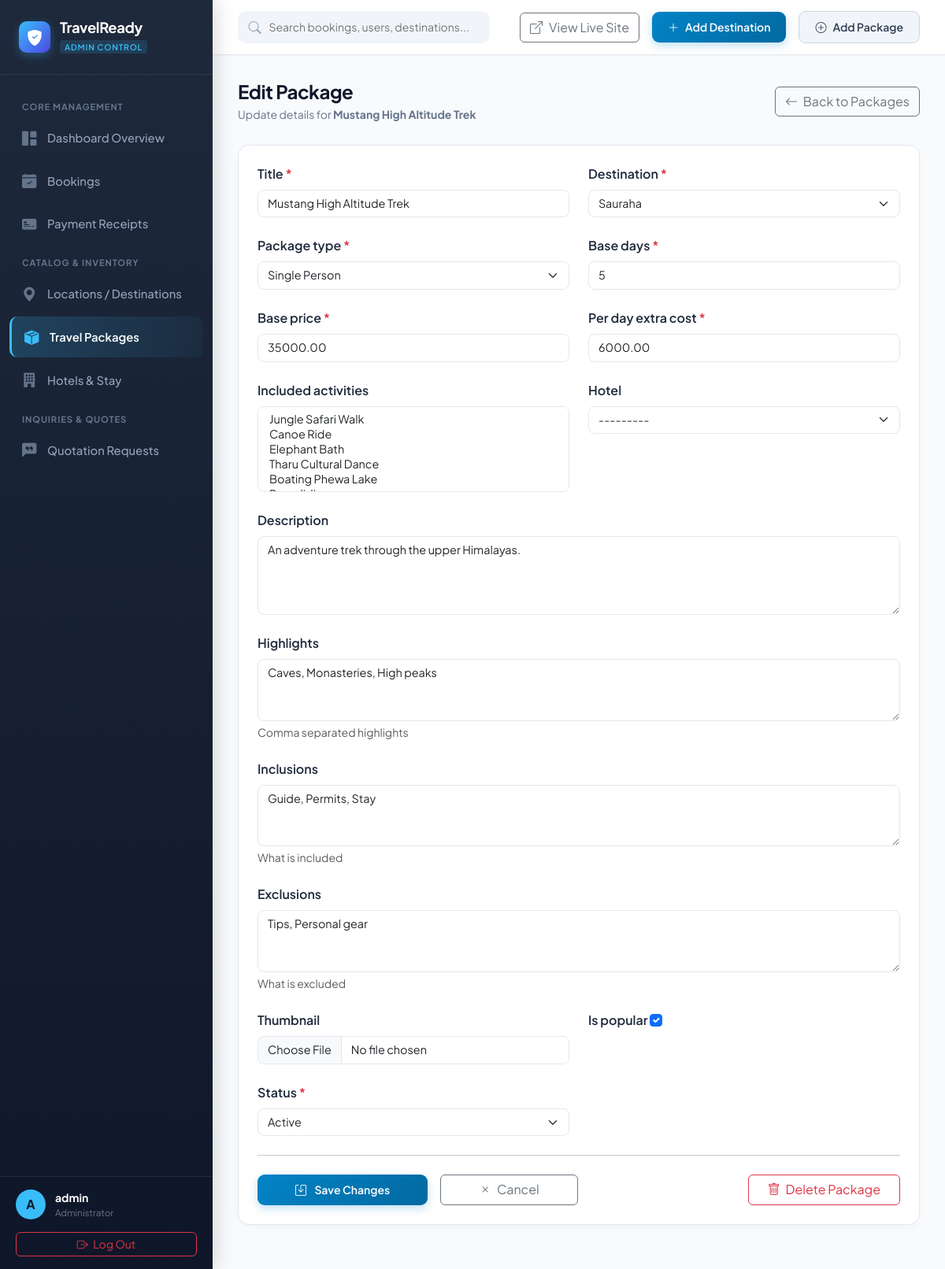
Screenshot of /dashboard/admin/packages/6/edit/ (signed in) with the database file from the repository.
### apps/packages/models.py (models this page shows, shortened)
class PredefinedPackage(models.Model):
    PACKAGE_TYPE = [
        ('SINGLE', 'Single Person'),
        ('COUPLE', 'Couple'),
        ('FAMILY', 'Family'),
    ]
    STATUS = [
        ('Active', 'Active'),
        ('Inactive', 'Inactive'),
    ]
    title = models.CharField(max_length=255)
    slug = models.SlugField(unique=True, max_length=255)
    destination = models.ForeignKey(
        'destinations.Destination',
        on_delete=models.CASCADE,
        related_name='packages'
    )
    package_type = models.CharField(
        max_length=10,
        choices=PACKAGE_TYPE,
        default='SINGLE'
    )
    base_days = models.IntegerField(default=3)
    base_price = models.DecimalField(
        max_digits=10,
        decimal_places=2,
        default=0
    )
    per_day_extra_cost = models.DecimalField(
        max_digits=10,
        decimal_places=2,
        default=0
    )
    included_activities = models.ManyToManyField(
        'destinations.Activity',
        blank=True,
        related_name='packages'
    )
    hotel = models.ForeignKey(
        'destinations.Hotel',
        on_delete=models.SET_NULL,
        blank=True,
        null=True,
        related_name='packages'
    )
    description = models.TextField(blank=True)
    highlights = models.TextField(
        blank=True,
        help_text='Comma separated highlights'
    )
    inclusions = models.TextField(
        blank=True,
        help_text='What is included'
    )
    exclusions = models.TextField(
        blank=True,
        help_text='What is excluded'
    )
    thumbnail = models.ImageField(
        upload_to='packages/',
        blank=True,
        null=True
    )
    is_popular = models.BooleanField(default=False)
    status = models.CharField(
        max_length=10,
        choices=STATUS,
        default='Active'
    )
    created_at = models.DateTimeField(auto_now_add=True)
    updated_at = models.DateTimeField(auto_now=True)
    class Meta:
        ordering = ['-created_at']

### apps/accounts/views.py (the view)
@login_required
def admin_package_edit(request, pk):
    if not (request.user.is_staff or request.user.is_superuser):
        messages.error(request, 'You do not have permission to access this page.')
        return redirect('dashboard:dashboard')
    from apps.packages.models import PredefinedPackage
    from apps.packages.forms import PackageForm
    package = get_object_or_404(PredefinedPackage, pk=pk)
    if request.method == 'POST':
        form = PackageForm(request.POST, request.FILES, instance=package)
        if form.is_valid():
            package = form.save()
            messages.success(request, f'Package "{package.title}" updated successfully!')
            return redirect('dashboard:admin_packages')
        else:
            messages.error(request, 'Failed to update package. Please check form errors.')
    else:
        form = PackageForm(instance=package)
    context = {'package': package, 'form': form}
    return render(request, 'dashboard/admin/packages/edit.html', context)

### apps/destinations/models.py (called while the page is built)
    def __str__(self):
        return self.name

    def __str__(self):
        return f"{self.name} ({self.get_category_display()})"

    def __str__(self):
        return self.title

### templates/dashboard/admin/packages/edit.html (shortened to what this page needs)
{% extends 'dashboard/base_admin.html' %}
{% load static %}
{% block content %}
<div class="page-header">
    <div>
        <h1 class="page-title">Edit Package</h1>
        <div class="page-subtitle">Update details for <strong>{{ package.title }}</strong></div>
    </div>
    <a href="{% url 'dashboard:admin_packages' %}" class="btn btn-outline-secondary">
        <i class="bi bi-arrow-left me-1"></i> Back to Packages
    </a>
</div>
<div class="admin-card">
    <div class="p-4">
        <form method="post" enctype="multipart/form-data">
            <div class="row g-4">
                {% for field in form %}
                <div class="col-md-{% if field.field.widget.attrs.rows %}12{% else %}6{% endif %}">
                    <label for="{{ field.id_for_label }}" class="form-label fw-semibold">
                        {{ field.label }}{% if field.field.required %} <span class="text-danger">*</span>{% endif %}
                    </label>
                    {{ field }}
                    {% if field.help_text %}
                        <div class="form-text">{{ field.help_text }}</div>
                    {% endif %}
                </div>
                {% endfor %}
            </div>
            <hr class="my-4">
            <div class="d-flex gap-3">
                <button type="submit" class="btn btn-admin-primary px-5">
                    <i class="bi bi-save me-2"></i> Save Changes
                </button>
                <a href="{% url 'dashboard:admin_packages' %}" class="btn btn-outline-secondary px-5">
                    <i class="bi bi-x me-1"></i> Cancel
                </a>
                <a href="{% url 'dashboard:admin_package_delete' package.pk %}" class="btn btn-outline-danger ms-auto px-4">
                    <i class="bi bi-trash me-1"></i> Delete Package
                </a>
            </div>
        </form>
    </div>
</div>
{% endblock %}

### templates/dashboard/base_admin.html (shortened to what this page needs)
<!DOCTYPE html>
<html lang="en">
<head>
    <link href="https://cdn.jsdelivr.net/npm/bootstrap@5.3.2/dist/css/bootstrap.min.css" rel="stylesheet">
    <link rel="stylesheet" href="https://cdn.jsdelivr.net/npm/bootstrap-icons@1.11.2/font/bootstrap-icons.min.css">
</head>
<body>
    <aside class="admin-sidebar" id="adminSidebar">
        <div class="sidebar-brand">
            <div class="brand-icon">
                <i class="bi bi-shield-fill-check"></i>
            </div>
            <div>
                <div class="brand-text">TravelReady</div>
                <span class="brand-badge">ADMIN CONTROL</span>
            </div>
        </div>
        <nav class="sidebar-nav">
            <div class="nav-section-title">Core Management</div>
            <a href="{% url 'dashboard:admin_dashboard' %}" class="admin-nav-item {% if request.resolver_match.url_name == 'admin_dashboard' %}active{% endif %}">
                <i class="bi bi-grid-1x2-fill"></i>
                <span>Dashboard Overview</span>
            </a>
            <a href="{% url 'dashboard:admin_bookings' %}" class="admin-nav-item {% if '/admin/bookings' in request.path %}active{% endif %}">
                <i class="bi bi-calendar-check-fill"></i>
                <span>Bookings</span>
            </a>
            <a href="{% url 'dashboard:admin_payments' %}" class="admin-nav-item {% if '/admin/payments' in request.path %}active{% endif %}">
                <i class="bi bi-credit-card-2-front-fill"></i>
                <span>Payment Receipts</span>
            </a>
            <div class="nav-section-title">Catalog & Inventory</div>
            <a href="{% url 'dashboard:admin_destinations' %}" class="admin-nav-item {% if '/admin/destinations' in request.path %}active{% endif %}">
                <i class="bi bi-geo-alt-fill"></i>
                <span>Locations / Destinations</span>
            </a>
            <a href="{% url 'dashboard:admin_packages' %}" class="admin-nav-item {% if '/admin/packages' in request.path %}active{% endif %}">
                <i class="bi bi-box-seam-fill"></i>
                <span>Travel Packages</span>
            </a>
            <a href="{% url 'dashboard:admin_hotels' %}" class="admin-nav-item {% if '/admin/hotels' in request.path %}active{% endif %}">
                <i class="bi bi-building-fill"></i>
                <span>Hotels & Stay</span>
            </a>
            <div class="nav-section-title">Inquiries & Quotes</div>
            <a href="{% url 'dashboard:admin_quotations' %}" class="admin-nav-item {% if '/admin/quotations' in request.path %}active{% endif %}">
                <i class="bi bi-chat-left-quote-fill"></i>
                <span>Quotation Requests</span>
            </a>
        </nav>
        <div class="sidebar-footer">
            <div class="admin-user-profile mb-2">
                <div class="admin-avatar">
                    {{ user.username|slice:":1"|upper }}
                </div>
                <div class="overflow-hidden">
                    <div class="text-white fw-bold text-truncate" style="font-size: 0.875rem;">{{ user.get_full_name|default:user.username }}</div>
                    <div class="text-secondary small" style="font-size: 0.725rem;">Administrator</div>
                </div>
            </div>
            <a href="{% url 'accounts:logout' %}" class="btn btn-outline-danger btn-sm w-100 mt-2 rounded-2">
                <i class="bi bi-box-arrow-right me-1"></i> Log Out
            </a>
        </div>
    </aside>
    <div class="admin-wrapper">
        <header class="admin-topbar">
            <div class="d-flex align-items-center gap-3">
                <div class="topbar-search d-none d-md-block">
                    <i class="bi bi-search"></i>
                    <input type="text" placeholder="Search bookings, users, destinations...">
                </div>
            </div>
            <div class="topbar-actions">
                <a href="{% url 'destinations_home:home' %}" target="_blank" class="btn btn-outline-secondary d-none d-sm-inline-flex align-items-center gap-2">
                    <i class="bi bi-box-arrow-up-right"></i>
                    <span>View Live Site</span>
                </a>
                <a href="{% url 'dashboard:admin_destination_create' %}" class="btn btn-admin-primary d-none d-sm-inline-flex align-items-center gap-2">
                    <i class="bi bi-plus-lg"></i>
                    <span>Add Destination</span>
                </a>
                <a href="{% url 'dashboard:admin_package_create' %}" class="btn btn-admin-secondary d-none d-sm-inline-flex align-items-center gap-2">
                    <i class="bi bi-plus-circle"></i>
                    <span>Add Package</span>
                </a>
            </div>
        </header>
        <main class="admin-content-body">
            {% block content %}{% endblock %}
        </main>
    </div>
</body>
</html>

### rows the page displays
PredefinedPackage: title "Mustang High Altitude Trek", form "Mustang High Altitude Trek" "Sauraha" "Single Person" "5" "35000.00" "6000.00" "---------" "An adventure trek through the upper Himalayas." "Caves, Monasteries, High peaks" "Guide, Permits, Stay" "Tips, Personal gear" "☑" "Active"

### other values shown
{{ user.username|slice:":1"|upper }} "A"
{{ user.get_full_name|default:user.username }} "admin"
{{ field.label }} "Title" "Destination" "Package type" "Base days" "Base price" "Per day extra cost" "Included activities" "Hotel" "Description" "Highlights" "Inclusions" "Exclusions" "Thumbnail" "Is popular" "Status"
{{ field.help_text }} "Comma separated highlights" "What is included" "What is excluded"
